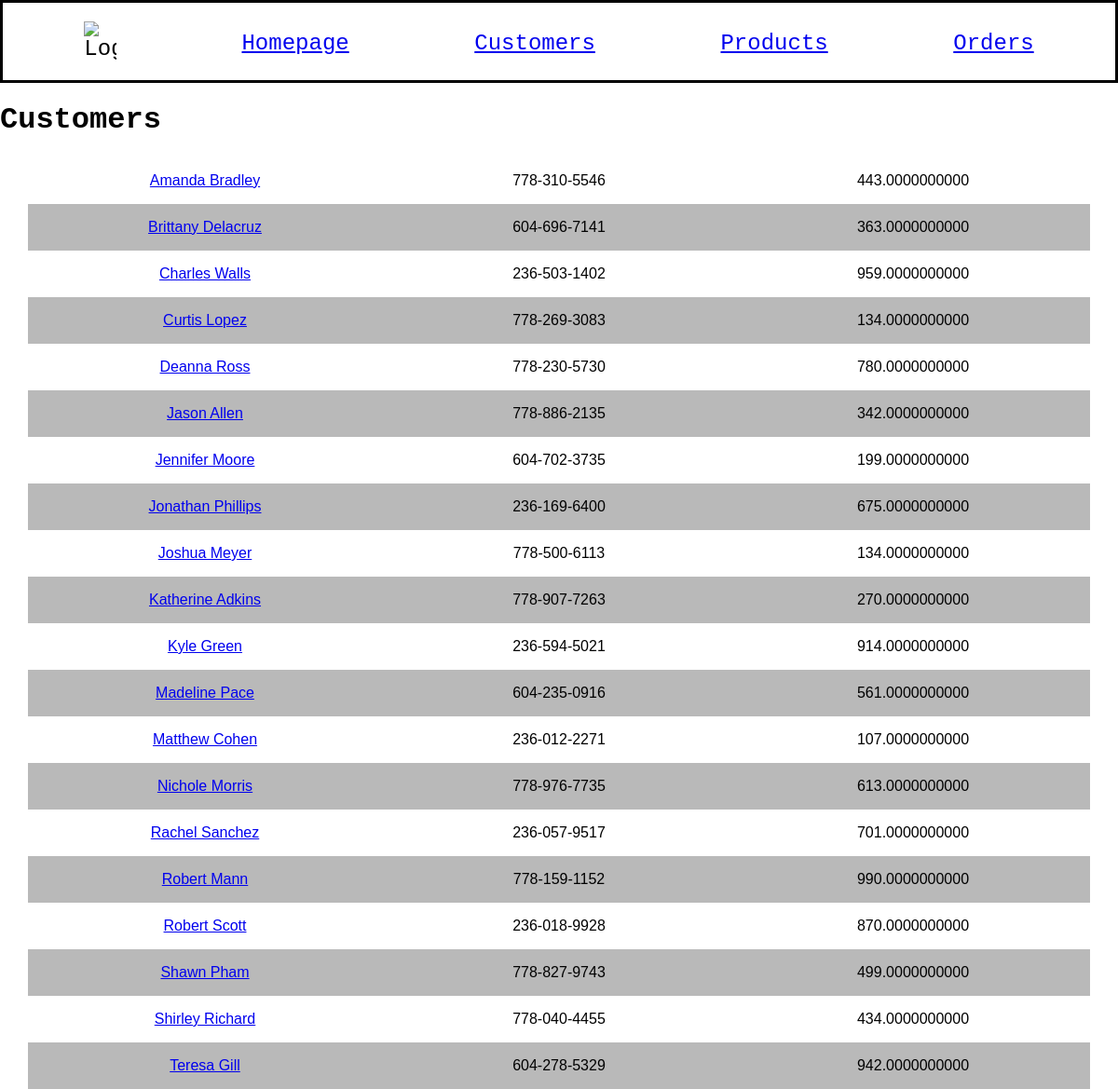
The page /customers on the database as committed earlier.
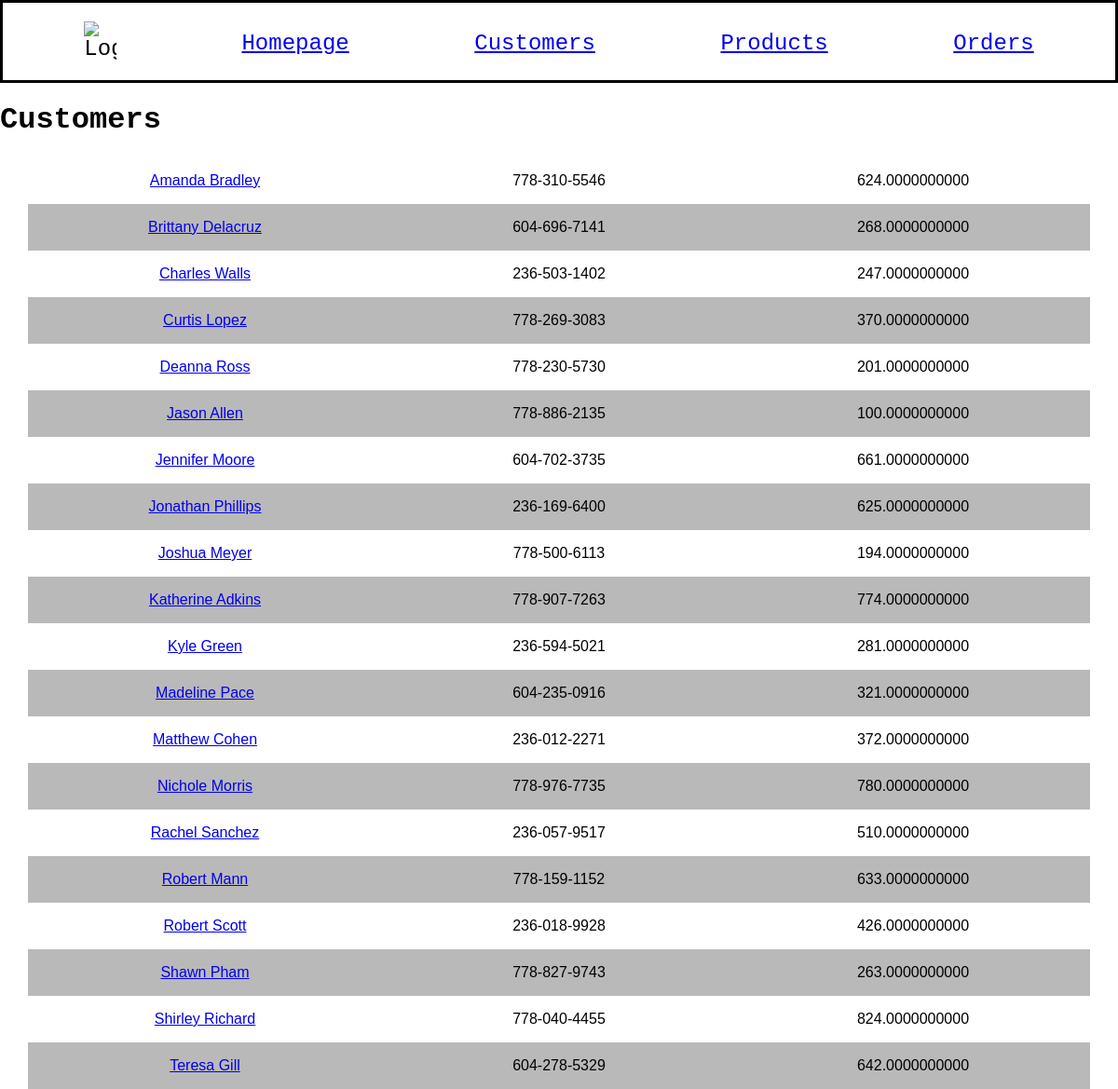
The same page on the database as committed later.
### models.py (models this page shows, shortened)
class Customer(db.Model):
    id = mapped_column(Integer, primary_key=True)
    name = mapped_column(String(200), nullable=False, unique=True)
    phone = mapped_column(String(20), nullable=False)
    balance = mapped_column(Numeric, nullable=False, default=100)
    orders = relationship("Order")

### app.py (the view)
@app.route("/customers")
def customers():
    statement = select(Customer).order_by(Customer.name)
    records = db.session.execute(statement)
    app_data = records.scalars()
    print(statement)
    return render_template("customers.html", customers=app_data)

### templates/customers.html
{% extends "base.html" %}
{% block content %}
<h1>Customers</h1>
{% for customer in customers %}
<div class="spreadsheet">
    <div>
        <a href="{{url_for('customer_detail', customer_id=customer.id)}}">{{ customer.name }}</a>
    </div>
    <div>
        <p class="info">{{ customer.phone }}</p>
    </div>
    <div>
        <p class="info">{{ customer.balance }}</p>
    </div>
</div>
{% endfor %}
{% endblock %}

### templates/base.html (shortened to what this page needs)
<!doctype html>
<html lang="en">
    <head>
        <link rel="stylesheet" href="{{ url_for('static', filename='style.css') }}">
    </head>
    <body>
        <nav>
            <img src="https://cdn-icons-png.flaticon.com/128/4507/4507860.png" alt="Logo" style="width: 3%;">
            <a href="{{ url_for('home') }}">Homepage</a>
            <a href="{{ url_for('customers') }}">Customers</a>
            <a href="{{ url_for('products') }}">Products</a>
            <a href="{{ url_for('orders') }}">Orders</a>
        </nav>
        {% block content %}{% endblock %}
    </body>
</html>

### static/style.css (style rules this page uses)
body { background-color: rgb(255, 255, 255); margin: 0 auto; font-family: 'Courier New', Courier, monospace; }
.spreadsheet { font-family: Arial, Helvetica, sans-serif; border-collapse: collapse; margin: 0px 30px 0px 30px; display: flex; justify-content: spac e-between; }
.spreadsheet div { flex: 1; display: flex; justify-content: center; align-items: center; }
.spreadsheet:nth-child(even) { background-color: rgb(185, 185, 185); }

Rows that differ between the two databases and show on the page:
changed Customer "Amanda Bradley": balance "443.0000000000" → "624.0000000000"
changed Customer "Brittany Delacruz": balance "363.0000000000" → "268.0000000000"
changed Customer "Charles Walls": balance "959.0000000000" → "247.0000000000"
changed Customer "Curtis Lopez": balance "134.0000000000" → "370.0000000000"
changed Customer "Deanna Ross": balance "780.0000000000" → "201.0000000000"
changed Customer "Jason Allen": balance "342.0000000000" → "100.0000000000"
changed Customer "Jennifer Moore": balance "199.0000000000" → "661.0000000000"
changed Customer "Jonathan Phillips": balance "675.0000000000" → "625.0000000000"
changed Customer "Joshua Meyer": balance "134.0000000000" → "194.0000000000"
changed Customer "Katherine Adkins": balance "270.0000000000" → "774.0000000000"
changed Customer "Kyle Green": balance "914.0000000000" → "281.0000000000"
changed Customer "Madeline Pace": balance "561.0000000000" → "321.0000000000"
changed Customer "Matthew Cohen": balance "107.0000000000" → "372.0000000000"
changed Customer "Nichole Morris": balance "613.0000000000" → "780.0000000000"
changed Customer "Rachel Sanchez": balance "701.0000000000" → "510.0000000000"
changed Customer "Robert Mann": balance "990.0000000000" → "633.0000000000"
changed Customer "Robert Scott": balance "870.0000000000" → "426.0000000000"
changed Customer "Shawn Pham": balance "499.0000000000" → "263.0000000000"
changed Customer "Shirley Richard": balance "434.0000000000" → "824.0000000000"
changed Customer "Teresa Gill": balance "942.0000000000" → "642.0000000000"
